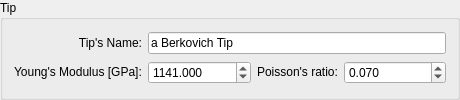
               <widget class="QGroupBox" name="groupBox_17">
                <property name="sizePolicy">
                 <sizepolicy hsizetype="Maximum" vsizetype="Maximum">
                  <horstretch>0</horstretch>
                  <verstretch>0</verstretch>
                 </sizepolicy>
                </property>
                <property name="minimumSize">
                 <size>
                  <width>460</width>
                  <height>0</height>
                 </size>
                </property>
                <property name="maximumSize">
                 <size>
                  <width>460</width>
                  <height>16777215</height>
                 </size>
                </property>
                <property name="title">
                 <string>Tip</string>
                </property>
                <layout class="QGridLayout" name="gridLayout_36">
                 <item row="0" column="0">
                  <widget class="QLabel" name="label_70">
                   <property name="sizePolicy">
                    <sizepolicy hsizetype="Minimum" vsizetype="Preferred">
                     <horstretch>0</horstretch>
                     <verstretch>0</verstretch>
                    </sizepolicy>
                   </property>
                   <property name="text">
                    <string>Tip's Name:</string>
                   </property>
                   <property name="alignment">
                    <set>Qt::AlignRight|Qt::AlignTrailing|Qt::AlignVCenter</set>
                   </property>
                  </widget>
                 </item>
                 <item row="2" column="0">
                  <widget class="QLabel" name="label_38">
                   <property name="sizePolicy">
                    <sizepolicy hsizetype="Maximum" vsizetype="Maximum">
                     <horstretch>0</horstretch>
                     <verstretch>0</verstretch>
                    </sizepolicy>
                   </property>
                   <property name="text">
                    <string>Young's Modulus [GPa]:</string>
                   </property>
                  </widget>
                 </item>
                 <item row="2" column="3">
                  <widget class="QDoubleSpinBox" name="doubleSpinBox_Poisson_Tip_tabTipRadius">
                   <property name="sizePolicy">
                    <sizepolicy hsizetype="Minimum" vsizetype="Maximum">
                     <horstretch>0</horstretch>
                     <verstretch>0</verstretch>
                    </sizepolicy>
                   </property>
                   <property name="decimals">
                    <number>3</number>
                   </property>
                   <property name="singleStep">
                    <double>0.001000000000000</double>
                   </property>
                   <property name="value">
                    <double>0.070000000000000</double>
                   </property>
                  </widget>
                 </item>
                 <item row="2" column="2">
                  <widget class="QLabel" name="label_71">
                   <property name="sizePolicy">
                    <sizepolicy hsizetype="Maximum" vsizetype="Maximum">
                     <horstretch>0</horstretch>
                     <verstretch>0</verstretch>
                    </sizepolicy>
                   </property>
                   <property name="text">
                    <string>Poisson's ratio:</string>
                   </property>
                  </widget>
                 </item>
                 <item row="0" column="1" colspan="3">
                  <widget class="QLineEdit" name="lineEdit_TipName_tabTipRadius">
                   <property name="sizePolicy">
                    <sizepolicy hsizetype="Minimum" vsizetype="Maximum">
                     <horstretch>0</horstretch>
                     <verstretch>0</verstretch>
                    </sizepolicy>
                   </property>
                   <property name="minimumSize">
                    <size>
                     <width>0</width>
                     <height>0</height>
                    </size>
                   </property>
                   <property name="text">
                    <string>a Berkovich Tip</string>
                   </property>
                  </widget>
                 </item>
                 <item row="2" column="1">
                  <widget class="QDoubleSpinBox" name="doubleSpinBox_E_Tip_tabTipRadius">
                   <property name="sizePolicy">
                    <sizepolicy hsizetype="Minimum" vsizetype="Maximum">
                     <horstretch>0</horstretch>
                     <verstretch>0</verstretch>
                    </sizepolicy>
                   </property>
                   <property name="decimals">
                    <number>3</number>
                   </property>
                   <property name="maximum">
                    <double>99999.990000000005239</double>
                   </property>
                   <property name="singleStep">
                    <double>0.001000000000000</double>
                   </property>
                   <property name="value">
                    <double>1141.000000000000000</double>
                   </property>
                  </widget>
                 </item>
                </layout>
               </widget>
